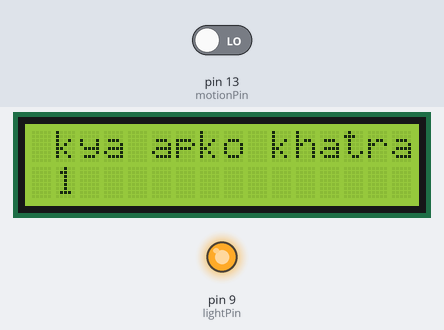
Bench run of a sketch on a simulated Arduino Uno, built with avr-gcc and run on an emulated ATmega328P. Shown: 16×2 character LCD, output pins drawn as LEDs (lit = HIGH). Inputs (shaded band) come from the test bench; at power-on: pin 13 (motionPin) LOW. What the sketch prints to the serial monitor is not drawn.

Above: at 1.2 s.
1.3 s: pin 13 (motionPin) driven HIGH
At 2.7 s:
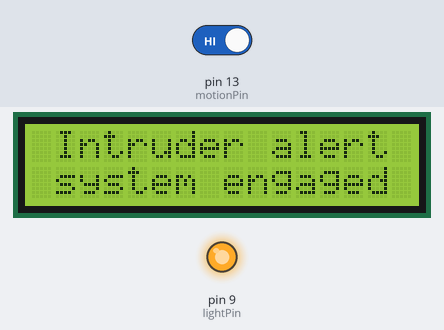
5.4 s: pin 13 (motionPin) driven LOW
At 6.5 s:
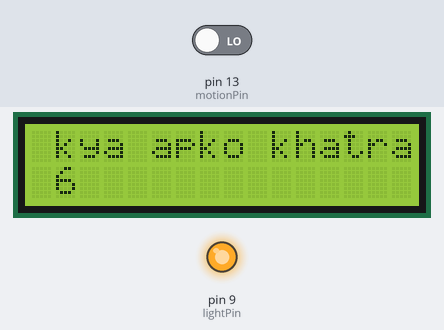
8.5 s: pin 13 (motionPin) driven HIGH
At 9.4 s:
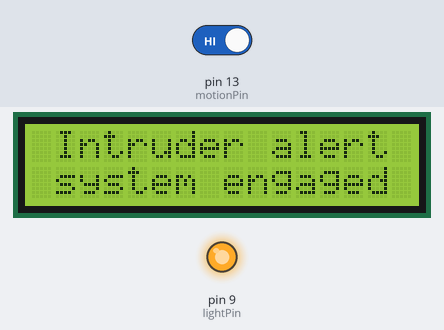
Timing chart, 0 to 11.5 s (numbered marks = the images above; inputs shaded):
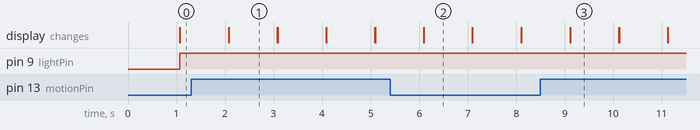

Measured:
- after the input at 1.3 s, the display: first differs from a run without the input after 0.78 s (image 1)
- after the input at 5.4 s, the display: first differs from a run without the input after 0.70 s (image 2)
- after the input at 8.5 s, the display: first differs from a run without the input after 0.62 s (image 3)
- what the display in image 1 shows lasts 1.0 s, from 2.1 s to 3.1 s

The sketch:

lcd_inverter.ino
```cpp
// include the library code:
#include <LiquidCrystal.h>

// initialize the library by associating any needed LCD interface pin
// with the arduino pin number it is connected to
const int rs = 12, en = 11, d4 = 5, d5 = 4, d6 = 3, d7 = 2;
LiquidCrystal lcd(rs, en, d4, d5, d6, d7);
int lightPin = 9;
int motionPin = 13;
int seconds = 0;
bool lightOn;
int timer = 0.0;
int maxTimeToLcdLightOn = 5;
void setup() {
  // set up the LCD's number of columns and rows:
  lcd.begin(16, 2);
  // Print a message to the LCD.
  lcd.setCursor(1, 0);
  lcd.print("TSR");
  pinMode(lightPin,OUTPUT);
  pinMode(motionPin, INPUT);
  lightOn = true;
  Serial.begin(9600);
}

void loop() {
  // set the cursor to column 0, line 1
  // (note: line 1 is the second row, since counting begins with 0):
  // print the number of seconds since reset:
  int motionValue = digitalRead(motionPin);
  Serial.println(motionValue);
  if(motionValue){
    lightOn = true;
    lcd.setCursor(1, 0);
    lcd.print("Intruder alert alert");
    lcd.setCursor(1, 1);
    lcd.print("system engaged");
  }else{
    lightOn = true;
    lcd.clear();
    lcd.setCursor(1, 0);
    lcd.print("kya apko khatra h");
    lcd.setCursor(1, 1);
    lcd.print(seconds);
  }
  delay(1000);
  seconds = millis()/1000;
  lcd.setCursor(1, 1);
  lcd.print(seconds);
  if(lightOn){
    digitalWrite(lightPin, HIGH);
    timer = maxTimeToLcdLightOn - seconds;
    if(timer == 0){
      lightOn = false;
    }
  }
  else{
    digitalWrite(lightPin, LOW);
  }

}
```
